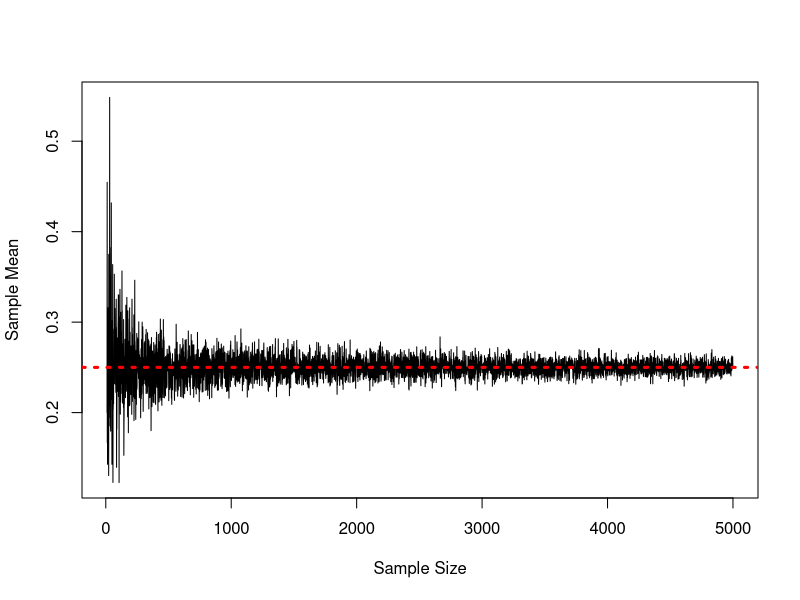

Source code (R):
#-------------------------------------------------------------------------------
#
## Weak Law of Large Numbers Example
### Brian Vegetabile - 2016 UCI Statsboot Camp
#
#-------------------------------------------------------------------------------

sample.sizes <- 10:5000
n.sims <- length(sample.sizes)
results <- rep(NA, n.sims)
for(i in 1:n.sims){
  ss <- sample.sizes[i]
  random.sample <- rbinom(ss, 1, 0.25)
  # random.sample <- rexp(ss, rate=0.2)
  sample.mean <- mean(random.sample)
  results[i] <- sample.mean
}

plot(sample.sizes, results, type = 'l',
     xlab='Sample Size',
     ylab='Sample Mean')
abline(h = 0.25, col='red', lty=3, lwd=3)
